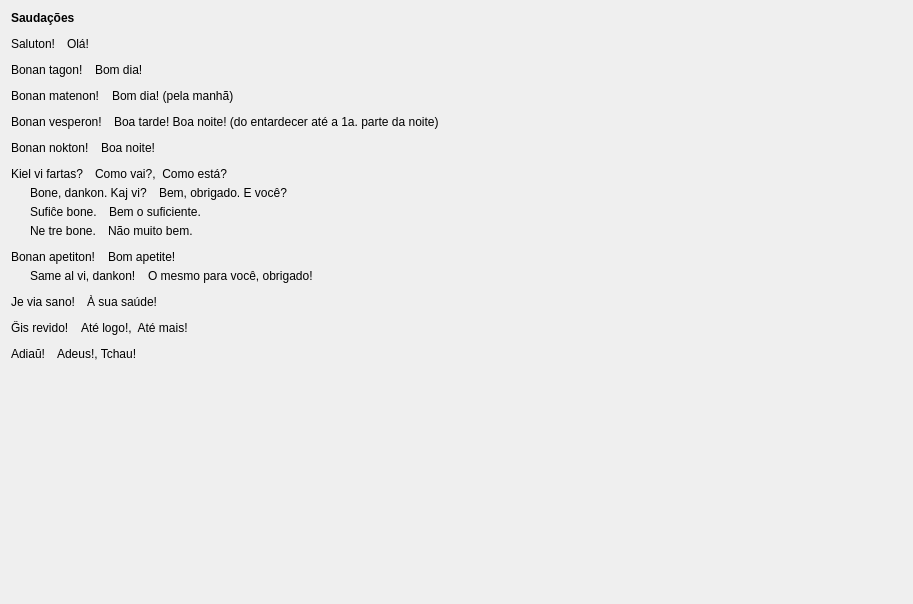
         <widget class="QWidget" name="scrollAreaWidgetContents">
          <property name="geometry">
           <rect>
            <x>0</x>
            <y>0</y>
            <width>913</width>
            <height>604</height>
           </rect>
          </property>
          <layout class="QVBoxLayout" name="verticalLayout_26">
           <property name="spacing">
            <number>12</number>
           </property>
           <item>
            <widget class="titolo" name="Lec04_Label7">
             <property name="sizePolicy">
              <sizepolicy hsizetype="Preferred" vsizetype="Maximum">
               <horstretch>0</horstretch>
               <verstretch>0</verstretch>
              </sizepolicy>
             </property>
             <property name="font">
              <font>
               <weight>75</weight>
               <bold>true</bold>
              </font>
             </property>
             <property name="text">
              <string>Saudações</string>
             </property>
             <property name="wordWrap">
              <bool>true</bool>
             </property>
            </widget>
           </item>
           <item>
            <layout class="QHBoxLayout" name="horizontalLayout_285">
             <property name="spacing">
              <number>12</number>
             </property>
             <item>
              <widget class="klakbutono_nova" name="Lec04_Button458">
               <property name="maximumSize">
                <size>
                 <width>16777215</width>
                 <height>16777215</height>
                </size>
               </property>
               <property name="text">
                <string>Saluton!</string>
               </property>
              </widget>
             </item>
             <item>
              <widget class="QLabel" name="Lec04_Label404">
               <property name="sizePolicy">
                <sizepolicy hsizetype="Expanding" vsizetype="Preferred">
                 <horstretch>0</horstretch>
                 <verstretch>0</verstretch>
                </sizepolicy>
               </property>
               <property name="text">
                <string>Olá!</string>
               </property>
               <property name="wordWrap">
                <bool>true</bool>
               </property>
              </widget>
             </item>
            </layout>
           </item>
           <item>
            <layout class="QHBoxLayout" name="horizontalLayout_286">
             <property name="spacing">
              <number>12</number>
             </property>
             <item>
              <widget class="klakbutono_nova" name="Lec04_Button459">
               <property name="maximumSize">
                <size>
                 <width>16777215</width>
                 <height>16777215</height>
                </size>
               </property>
               <property name="text">
                <string>Bonan tagon!</string>
               </property>
              </widget>
             </item>
             <item>
              <widget class="QLabel" name="Lec04_Label405">
               <property name="sizePolicy">
                <sizepolicy hsizetype="Expanding" vsizetype="Preferred">
                 <horstretch>0</horstretch>
                 <verstretch>0</verstretch>
                </sizepolicy>
               </property>
               <property name="text">
                <string>Bom dia!</string>
               </property>
               <property name="wordWrap">
                <bool>true</bool>
               </property>
              </widget>
             </item>
            </layout>
           </item>
           <item>
            <layout class="QHBoxLayout" name="horizontalLayout_287">
             <property name="spacing">
              <number>12</number>
             </property>
             <item>
              <widget class="klakbutono_nova" name="Lec04_Button460">
               <property name="maximumSize">
                <size>
                 <width>16777215</width>
                 <height>16777215</height>
                </size>
               </property>
               <property name="text">
                <string>Bonan matenon!</string>
               </property>
              </widget>
             </item>
             <item>
              <widget class="QLabel" name="Lec04_Label406">
               <property name="sizePolicy">
                <sizepolicy hsizetype="Expanding" vsizetype="Preferred">
                 <horstretch>0</horstretch>
                 <verstretch>0</verstretch>
                </sizepolicy>
               </property>
               <property name="text">
                <string>Bom dia! (pela manhã)</string>
               </property>
               <property name="wordWrap">
                <bool>true</bool>
               </property>
              </widget>
             </item>
            </layout>
           </item>
           <item>
            <layout class="QHBoxLayout" name="horizontalLayout_288">
             <property name="spacing">
              <number>12</number>
             </property>
             <item>
              <widget class="klakbutono_nova" name="Lec04_Button461">
               <property name="maximumSize">
                <size>
                 <width>16777215</width>
                 <height>16777215</height>
                </size>
               </property>
               <property name="text">
                <string>Bonan vesperon!</string>
               </property>
              </widget>
             </item>
             <item>
              <widget class="QLabel" name="Lec04_Label407">
               <property name="sizePolicy">
                <sizepolicy hsizetype="Expanding" vsizetype="Preferred">
                 <horstretch>0</horstretch>
                 <verstretch>0</verstretch>
                </sizepolicy>
               </property>
               <property name="text">
                <string>Boa tarde! Boa noite! (do entardecer até a 1a. parte da noite)</string>
               </property>
               <property name="wordWrap">
                <bool>true</bool>
               </property>
              </widget>
             </item>
            </layout>
           </item>
           <item>
            <layout class="QHBoxLayout" name="horizontalLayout_289">
             <property name="spacing">
              <number>12</number>
             </property>
             <item>
              <widget class="klakbutono_nova" name="Lec04_Button462">
               <property name="maximumSize">
                <size>
                 <width>16777215</width>
                 <height>16777215</height>
                </size>
               </property>
               <property name="text">
                <string>Bonan nokton!</string>
               </property>
              </widget>
             </item>
             <item>
              <widget class="QLabel" name="Lec04_Label408">
               <property name="sizePolicy">
                <sizepolicy hsizetype="Expanding" vsizetype="Preferred">
                 <horstretch>0</horstretch>
                 <verstretch>0</verstretch>
                </sizepolicy>
               </property>
               <property name="text">
                <string>Boa noite!</string>
               </property>
               <property name="wordWrap">
                <bool>true</bool>
               </property>
              </widget>
             </item>
            </layout>
           </item>
           <item>
            <layout class="QVBoxLayout" name="verticalLayout">
             <property name="spacing">
              <number>5</number>
             </property>
             <item>
              <layout class="QHBoxLayout" name="horizontalLayout_290">
               <property name="spacing">
                <number>12</number>
               </property>
               <item>
                <widget class="klakbutono_nova" name="Lec04_Button463">
                 <property name="maximumSize">
                  <size>
                   <width>16777215</width>
                   <height>16777215</height>
                  </size>
                 </property>
                 <property name="text">
                  <string>Kiel vi fartas?</string>
                 </property>
                </widget>
               </item>
               <item>
                <widget class="QLabel" name="Lec04_Label409">
                 <property name="sizePolicy">
                  <sizepolicy hsizetype="Expanding" vsizetype="Preferred">
                   <horstretch>0</horstretch>
                   <verstretch>0</verstretch>
                  </sizepolicy>
                 </property>
                 <property name="text">
                  <string>Como vai?,  Como está?</string>
                 </property>
                 <property name="wordWrap">
                  <bool>true</bool>
                 </property>
                </widget>
               </item>
              </layout>
             </item>
             <item>
              <layout class="QHBoxLayout" name="horizontalLayout_291">
               <property name="spacing">
                <number>12</number>
               </property>
               <item>
                <widget class="label_sago_reversa" name="label_109">
                 <property name="sizePolicy">
                  <sizepolicy hsizetype="Maximum" vsizetype="Preferred">
                   <horstretch>0</horstretch>
                   <verstretch>0</verstretch>
                  </sizepolicy>
                 </property>
                 <property name="maximumSize">
                  <size>
                   <width>16777215</width>
                   <height>16777215</height>
                  </size>
                 </property>
                 <property name="text">
                  <string/>
                 </property>
                 <property name="pixmap">
                  <pixmap resource="ikonoj.qrc">:/ikonoj/sago_revena.png</pixmap>
                 </property>
                 <property name="alignment">
                  <set>Qt::AlignRight|Qt::AlignTrailing|Qt::AlignVCenter</set>
                 </property>
                </widget>
               </item>
               <item>
                <widget class="klakbutono_nova" name="Lec04_Button464">
                 <property name="maximumSize">
                  <size>
                   <width>16777215</width>
                   <height>16777215</height>
                  </size>
                 </property>
                 <property name="text">
                  <string>Bone, dankon. Kaj vi?</string>
                 </property>
                </widget>
               </item>
               <item>
                <widget class="QLabel" name="Lec04_Label410">
                 <property name="sizePolicy">
                  <sizepolicy hsizetype="Expanding" vsizetype="Preferred">
                   <horstretch>0</horstretch>
                   <verstretch>0</verstretch>
                  </sizepolicy>
                 </property>
                 <property name="text">
                  <string>Bem, obrigado. E você?</string>
                 </property>
                 <property name="wordWrap">
                  <bool>true</bool>
                 </property>
                </widget>
               </item>
              </layout>
             </item>
             <item>
              <layout class="QHBoxLayout" name="horizontalLayout_292">
               <property name="spacing">
                <number>12</number>
               </property>
               <item>
                <widget class="label_sago_reversa" name="label_110">
                 <property name="sizePolicy">
                  <sizepolicy hsizetype="Maximum" vsizetype="Preferred">
                   <horstretch>0</horstretch>
                   <verstretch>0</verstretch>
                  </sizepolicy>
                 </property>
                 <property name="maximumSize">
                  <size>
                   <width>16777215</width>
                   <height>16777215</height>
                  </size>
                 </property>
                 <property name="text">
                  <string/>
                 </property>
                 <property name="pixmap">
                  <pixmap resource="ikonoj.qrc">:/ikonoj/sago_revena.png</pixmap>
                 </property>
                 <property name="alignment">
                  <set>Qt::AlignRight|Qt::AlignTrailing|Qt::AlignVCenter</set>
                 </property>
                </widget>
               </item>
               <item>
                <widget class="klakbutono_nova" name="Lec04_Button465">
                 <property name="maximumSize">
                  <size>
                   <width>16777215</width>
                   <height>16777215</height>
                  </size>
                 </property>
                 <property name="text">
                  <string>Sufiĉe bone.</string>
                 </property>
                </widget>
               </item>
               <item>
                <widget class="QLabel" name="Lec04_Label411">
                 <property name="sizePolicy">
                  <sizepolicy hsizetype="Expanding" vsizetype="Preferred">
                   <horstretch>0</horstretch>
                   <verstretch>0</verstretch>
                  </sizepolicy>
                 </property>
                 <property name="text">
                  <string>Bem o suficiente.</string>
                 </property>
                 <property name="wordWrap">
                  <bool>true</bool>
                 </property>
                </widget>
               </item>
              </layout>
             </item>
             <item>
              <layout class="QHBoxLayout" name="horizontalLayout_293">
               <property name="spacing">
                <number>12</number>
               </property>
               <item>
                <widget class="label_sago_reversa" name="label_111">
                 <property name="sizePolicy">
                  <sizepolicy hsizetype="Maximum" vsizetype="Preferred">
                   <horstretch>0</horstretch>
                   <verstretch>0</verstretch>
                  </sizepolicy>
                 </property>
                 <property name="maximumSize">
                  <size>
                   <width>16777215</width>
                   <height>16777215</height>
                  </size>
                 </property>
                 <property name="text">
                  <string/>
                 </property>
                 <property name="pixmap">
                  <pixmap resource="ikonoj.qrc">:/ikonoj/sago_revena.png</pixmap>
                 </property>
                 <property name="alignment">
                  <set>Qt::AlignRight|Qt::AlignTrailing|Qt::AlignVCenter</set>
                 </property>
                </widget>
               </item>
               <item>
                <widget class="klakbutono_nova" name="Lec04_Button466">
                 <property name="maximumSize">
                  <size>
                   <width>16777215</width>
                   <height>16777215</height>
                  </size>
                 </property>
                 <property name="text">
                  <string>Ne tre bone.</string>
                 </property>
                </widget>
               </item>
               <item>
                <widget class="QLabel" name="Lec04_Label412">
                 <property name="sizePolicy">
                  <sizepolicy hsizetype="Expanding" vsizetype="Preferred">
                   <horstretch>0</horstretch>
                   <verstretch>0</verstretch>
                  </sizepolicy>
                 </property>
                 <property name="text">
                  <string>Não muito bem.</string>
                 </property>
                 <property name="wordWrap">
                  <bool>true</bool>
                 </property>
                </widget>
               </item>
              </layout>
             </item>
            </layout>
           </item>
           <item>
            <layout class="QVBoxLayout" name="verticalLayout_3">
             <property name="spacing">
              <number>5</number>
             </property>
             <item>
              <layout class="QHBoxLayout" name="horizontalLayout_294">
               <property name="spacing">
                <number>12</number>
               </property>
               <item>
                <widget class="klakbutono_nova" name="Lec04_Button1">
                 <property name="maximumSize">
                  <size>
                   <width>16777215</width>
                   <height>16777215</height>
                  </size>
                 </property>
                 <property name="text">
                  <string>Bonan apetiton!</string>
                 </property>
                </widget>
               </item>
               <item>
                <widget class="QLabel" name="Lec04_Label11">
                 <property name="sizePolicy">
                  <sizepolicy hsizetype="Expanding" vsizetype="Preferred">
                   <horstretch>0</horstretch>
                   <verstretch>0</verstretch>
                  </sizepolicy>
                 </property>
                 <property name="text">
                  <string>Bom apetite!</string>
                 </property>
                 <property name="wordWrap">
                  <bool>true</bool>
                 </property>
                </widget>
               </item>
              </layout>
             </item>
             <item>
              <layout class="QHBoxLayout" name="horizontalLayout_296">
               <property name="spacing">
                <number>12</number>
               </property>
               <item>
                <widget class="label_sago_reversa" name="label_117">
                 <property name="sizePolicy">
                  <sizepolicy hsizetype="Maximum" vsizetype="Preferred">
                   <horstretch>0</horstretch>
                   <verstretch>0</verstretch>
                  </sizepolicy>
                 </property>
                 <property name="maximumSize">
                  <size>
                   <width>16777215</width>
                   <height>16777215</height>
                  </size>
                 </property>
                 <property name="text">
                  <string/>
                 </property>
                 <property name="pixmap">
                  <pixmap resource="ikonoj.qrc">:/ikonoj/sago_revena.png</pixmap>
                 </property>
                 <property name="alignment">
                  <set>Qt::AlignRight|Qt::AlignTrailing|Qt::AlignVCenter</set>
                 </property>
                </widget>
               </item>
               <item>
                <widget class="klakbutono_nova" name="Lec04_Button3">
                 <property name="maximumSize">
                  <size>
                   <width>16777215</width>
                   <height>16777215</height>
                  </size>
                 </property>
                 <property name="text">
                  <string>Same al vi, dankon!</string>
                 </property>
                </widget>
               </item>
               <item>
                <widget class="QLabel" name="Lec04_Label13">
                 <property name="sizePolicy">
                  <sizepolicy hsizetype="Expanding" vsizetype="Preferred">
                   <horstretch>0</horstretch>
                   <verstretch>0</verstretch>
                  </sizepolicy>
                 </property>
                 <property name="text">
                  <string>O mesmo para você, obrigado!</string>
                 </property>
                 <property name="wordWrap">
                  <bool>true</bool>
                 </property>
                </widget>
               </item>
              </layout>
             </item>
            </layout>
           </item>
           <item>
            <layout class="QHBoxLayout" name="horizontalLayout_297">
             <property name="spacing">
              <number>12</number>
             </property>
             <item>
              <widget class="klakbutono_nova" name="Lec04_Button2">
               <property name="maximumSize">
                <size>
                 <width>16777215</width>
                 <height>16777215</height>
                </size>
               </property>
               <property name="text">
                <string>Je via sano!</string>
               </property>
              </widget>
             </item>
             <item>
              <widget class="QLabel" name="Lec04_Label12">
               <property name="sizePolicy">
                <sizepolicy hsizetype="Expanding" vsizetype="Preferred">
                 <horstretch>0</horstretch>
                 <verstretch>0</verstretch>
                </sizepolicy>
               </property>
               <property name="text">
                <string>À sua saúde!</string>
               </property>
               <property name="wordWrap">
                <bool>true</bool>
               </property>
              </widget>
             </item>
            </layout>
           </item>
           <item>
            <layout class="QHBoxLayout" name="horizontalLayout_295">
             <property name="spacing">
              <number>12</number>
             </property>
             <item>
              <widget class="klakbutono_nova" name="Lec04_Button4">
               <property name="maximumSize">
                <size>
                 <width>16777215</width>
                 <height>16777215</height>
                </size>
               </property>
               <property name="text">
                <string>Ĝis revido!</string>
               </property>
              </widget>
             </item>
             <item>
              <widget class="QLabel" name="Lec04_Label14">
               <property name="sizePolicy">
                <sizepolicy hsizetype="Expanding" vsizetype="Preferred">
                 <horstretch>0</horstretch>
                 <verstretch>0</verstretch>
                </sizepolicy>
               </property>
               <property name="text">
                <string>Até logo!,  Até mais!</string>
               </property>
               <property name="wordWrap">
                <bool>true</bool>
               </property>
              </widget>
             </item>
            </layout>
           </item>
           <item>
            <layout class="QHBoxLayout" name="horizontalLayout_298">
             <property name="spacing">
              <number>12</number>
             </property>
             <item>
              <widget class="klakbutono_nova" name="Lec04_Button5">
               <property name="maximumSize">
                <size>
                 <width>16777215</width>
                 <height>16777215</height>
                </size>
               </property>
               <property name="text">
                <string>Adiaŭ!</string>
               </property>
              </widget>
             </item>
             <item>
              <widget class="QLabel" name="Lec04_Label15">
               <property name="sizePolicy">
                <sizepolicy hsizetype="Expanding" vsizetype="Preferred">
                 <horstretch>0</horstretch>
                 <verstretch>0</verstretch>
                </sizepolicy>
               </property>
               <property name="text">
                <string>Adeus!, Tchau!</string>
               </property>
               <property name="wordWrap">
                <bool>true</bool>
               </property>
              </widget>
             </item>
            </layout>
           </item>
           <item>
            <spacer name="verticalSpacer_4">
             <property name="orientation">
              <enum>Qt::Vertical</enum>
             </property>
             <property name="sizeHint" stdset="0">
              <size>
               <width>20</width>
               <height>40</height>
              </size>
             </property>
            </spacer>
           </item>
          </layout>
         </widget>
